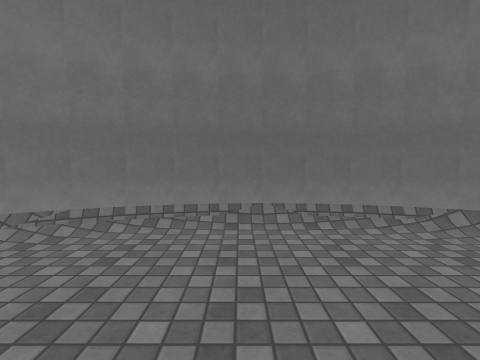
view 1 (above)

14 first-person views from a walk through a scene from a Unity 3-D project. The camera is 1.3 m above the floor, tilts 4° down and sees 90° across. The floor is counted in squares, 1 m on a side. Each view is taken from the middle of a square. On the plan, view 1 faces up. The plan holds only what a view shows up to about 12 squares ahead; the rest is blank. Some animated figures are not drawn. Surface patterns are stand-ins for the level's own textures.

view 2
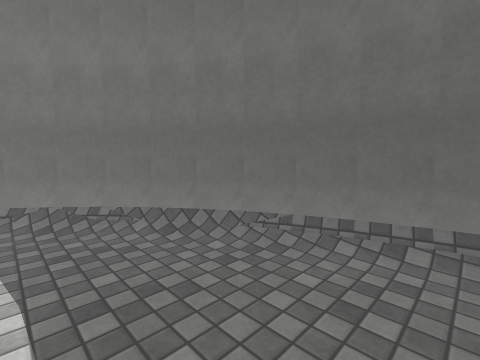

view 3
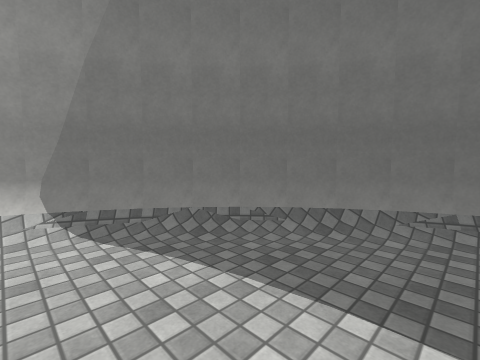

view 4
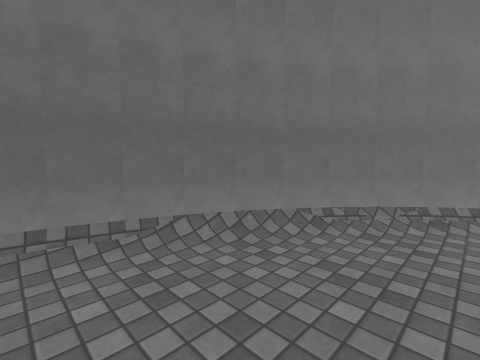

view 5
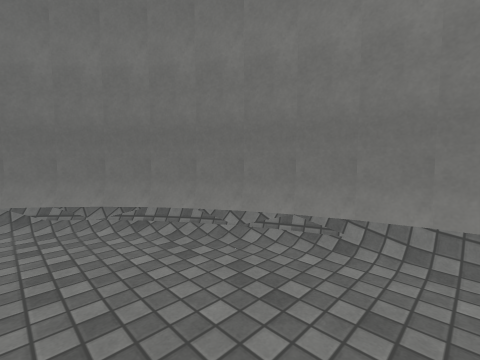

view 6
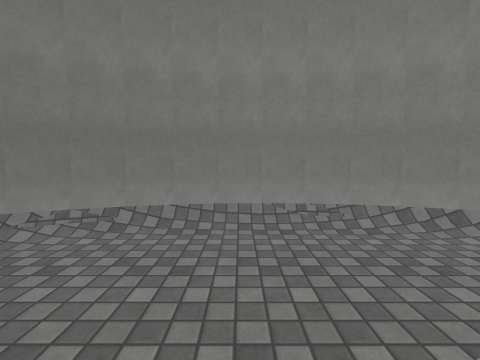

view 7
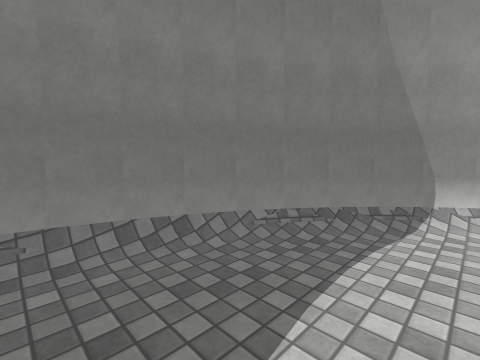

view 8
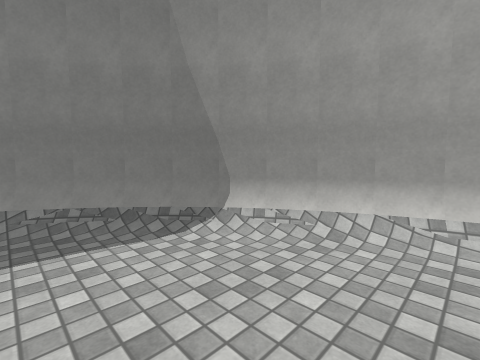

view 9
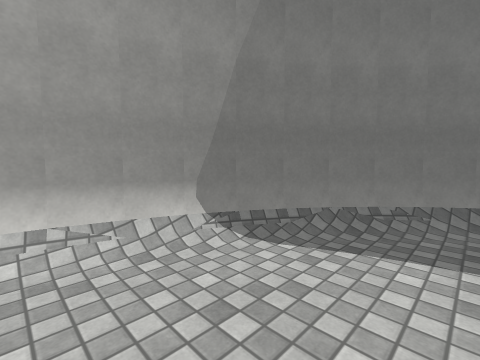

view 10
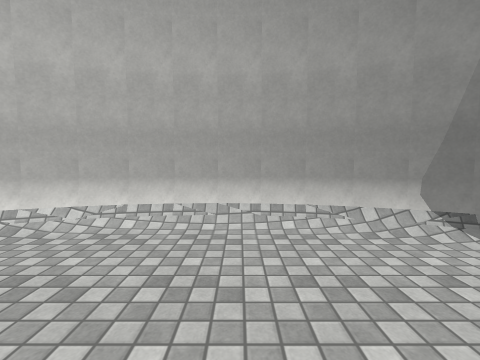

view 11
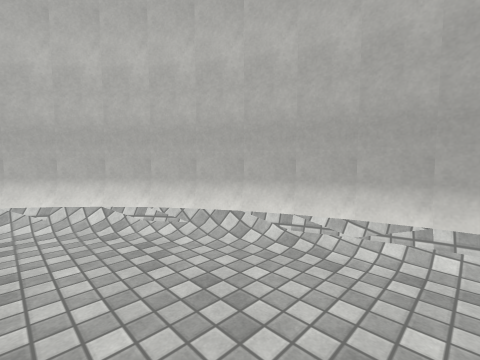

view 12
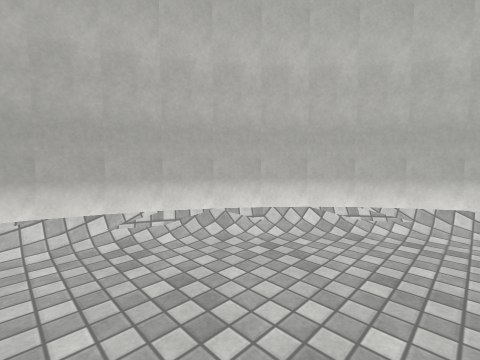

view 13
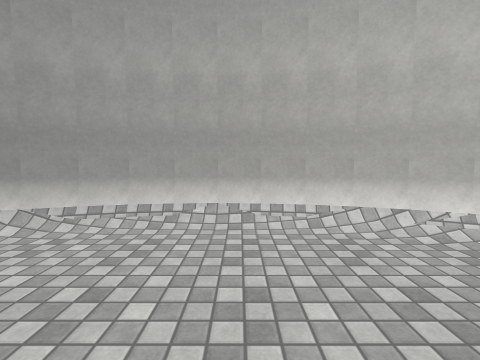

view 14
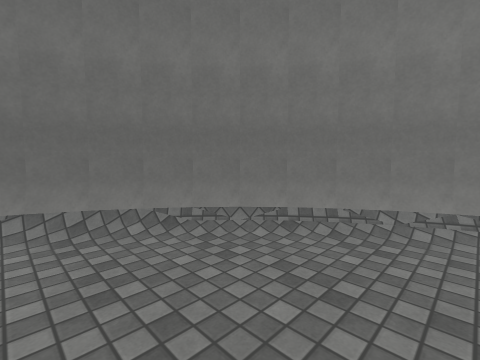

### Floor plan
Key: @ floor where view 1 was taken; # wall or solid block; . floor; / step, stairs or slope.
Columns run from 10 left of view 1 to 11 right of it. Each row starts with its distance up from view 1.
  6         ######
  5      ####////####
  4     ##//......//##
  3    ##/........../##
  2   ##/............/##
  1  ##/.... .  . ..../##
  0  #/....   @    ..../#
 -1  #/... .      . .../#
 -2 ##...            ...##
 -3 #/....          ..../#
 -4 #/... .        . .../#
 -5 #/...            .../#
 -6 #/....          ..../#
 -7 ##...            ...##
 -8  #/...          .../#
 -9  #/.... . .  . ..../#
-10  ##/....      ..../##
-11   ##/............/##
-12    ##/........../##
-13     ##//......//##
-14      ####////####
-15         ######

Where each view was taken, in squares from view 1:
view 1: 0 up, 0 right, facing up
view 2: 1 up, 1 left, facing up-left
view 3: 1 down, 3 left, facing up-left
view 4: 1 up, 2 right, facing up-right
view 5: 3 down, 6 right, facing up-right
view 6: 4 down, 5 right, facing right
view 7: 6 down, 6 right, facing down-right
view 8: 9 down, 3 right, facing down-right
view 9: 3 down, 5 left, facing up-left
view 10: 4 down, 4 left, facing left
view 11: 6 down, 5 left, facing down-left
view 12: 9 down, 2 left, facing down-left
view 13: 9 down, 0 right, facing down
view 14: 1 down, 4 right, facing up-right
